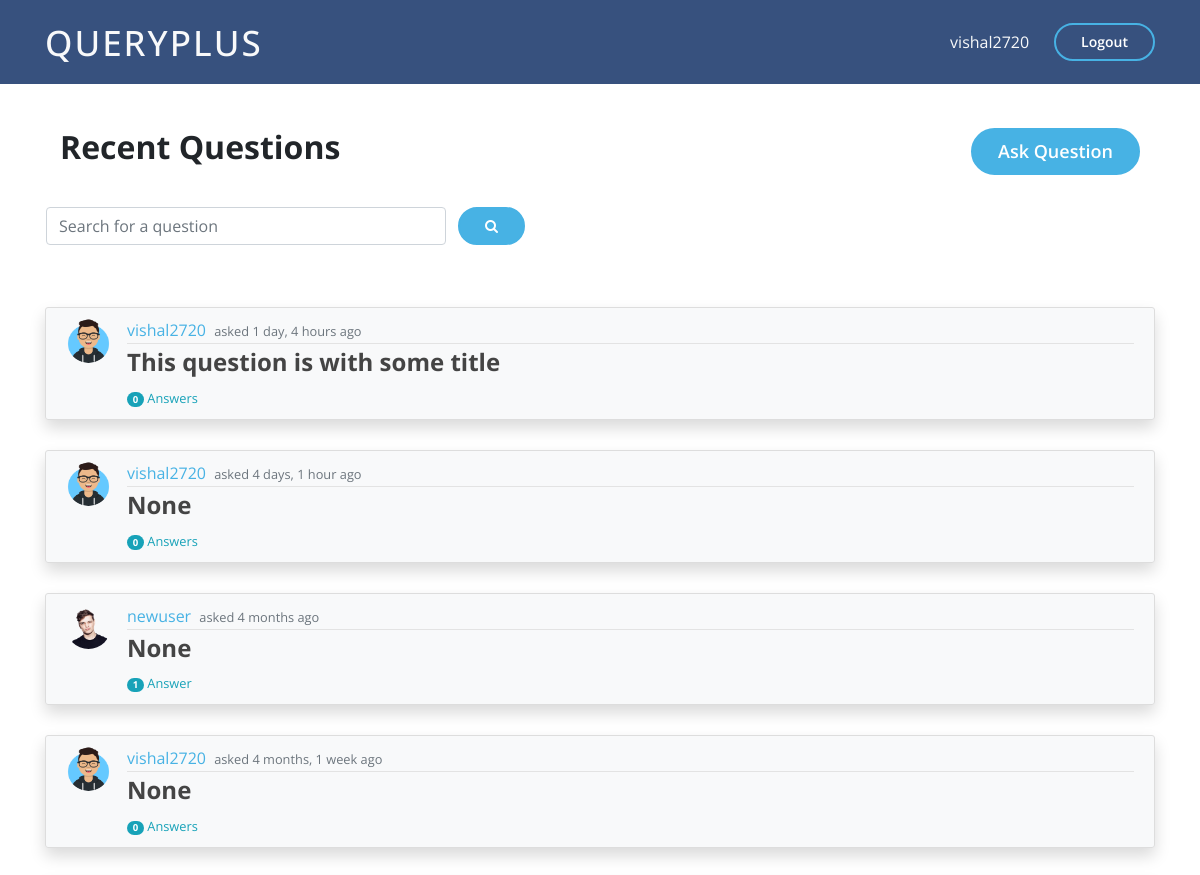
Before: / (signed in, upper part) with the older database file.
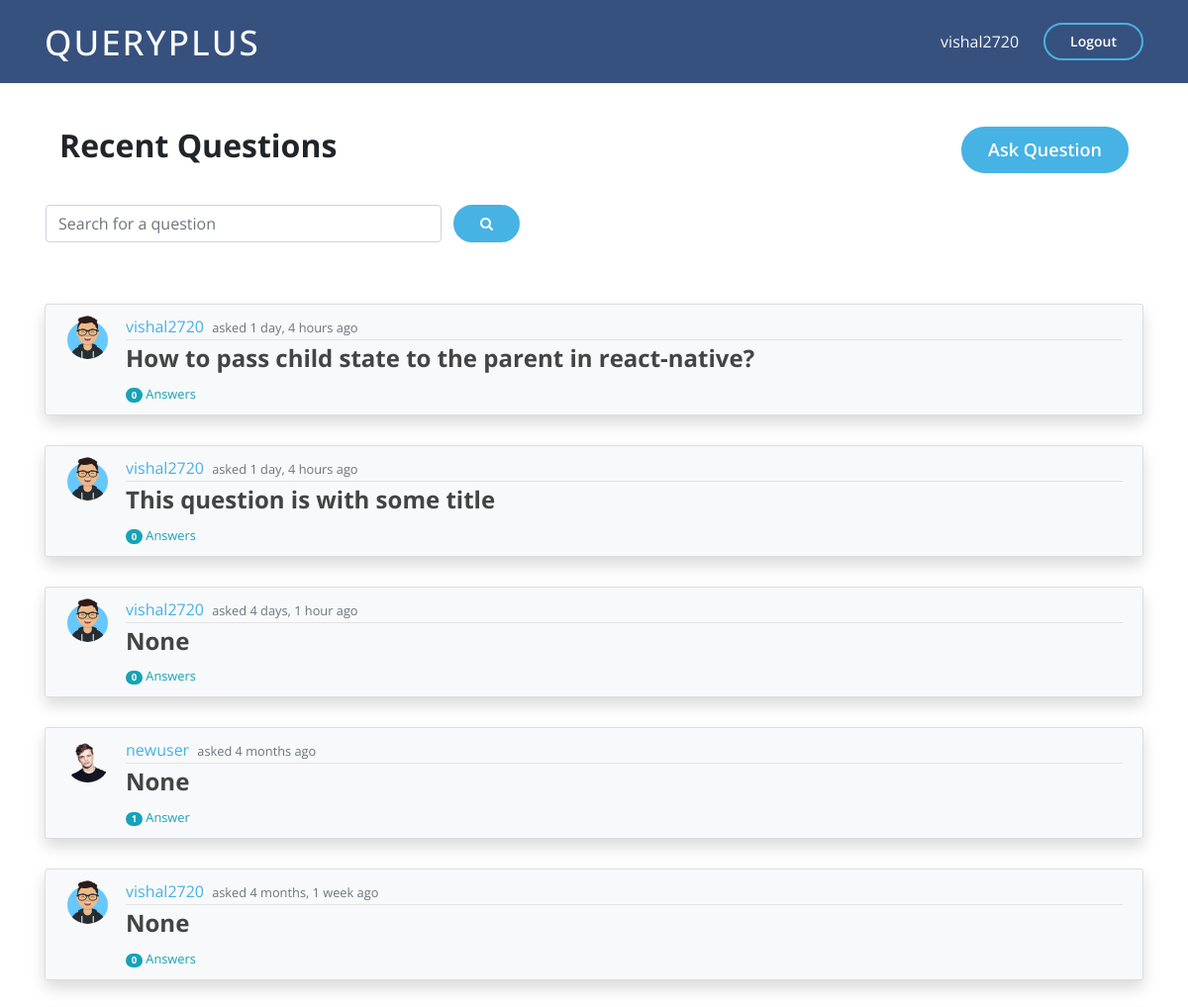
After: the same page with the newer database file.
### main_app/models.py (models this page shows, shortened)
class Question(models.Model):
    title = models.CharField(max_length=100, null=True)
    question = RichTextField()
    date_posted = models.DateTimeField(auto_now_add=True)
    author = models.ForeignKey(User, on_delete=models.CASCADE)
    upvotes = models.ManyToManyField(User, related_name='upvotes', blank=True)
    downvotes = models.ManyToManyField(User, related_name='downvotes', blank=True)

class Profile(models.Model):
    user = models.OneToOneField(User, on_delete=models.CASCADE)
    image = models.ImageField(default='default.jpg',upload_to='profile_pics')

### main_app/views.py (the view, shortened to what this page needs)
# urls.py: path('', QuestionListView.as_view(), name='home'),
class QuestionListView(ListView):
    model = Question
    template_name = 'main_app/home.html'
    context_object_name = 'questions'
    ordering = ['-date_posted']
    paginate_by = 10

### main_app/templates/main_app/home.html (shortened to what this page needs)
{% extends "main_app/base.html" %}
{% load static %}
{% load i18n %}
{% block content %}
  {% if user.is_authenticated %}
      <div class="container">
        <div class="container d-flex pt-5">
          <h2 class="mr-auto"> <b>Recent Questions</b> </h2>
          <a style="background-color:  #47b2e4; font-size: large;" href="{% url 'question-create' %}" class="get-started-btn py-2 text" type="submit">Ask Question</a>
        </div>
        <nav class="navbar navbar-light">
          <form class="form-inline" method="POST">
            <div class="row mt-4">
              <input class="form-control mr-sm-2" style="width: 400px;" type="search" placeholder="Search for a question" name="search" aria-label="Search">
              <button style="background-color:  #47b2e4;" class="get-started-btn ml-1 my-sm-0" type="submit"><i class="fa fa-search"></i></button>
            </div>
          </form>
        </nav>
        <br>
      </div>
      <section style="margin-bottom: 80px;">
        {% for q in questions %}
        <div class="container">
          <div class="shadow rounded">
            <article class="media content-section bg-light">
              <img class="rounded-circle article-img" src="{{ q.author.profile.image.url }}" alt="">
              <div class="media-body">
              <div class="article-metadata">
                  <a class="mr-1" href="{% url 'user-profile' q.author.username %}">{{ q.author }}</a>
                  <small class="text-muted">asked {{ q.date_posted|timesince }} ago</small>
              </div>
                <h4><a class="article-title" href="{% url 'question-detail' q.id %}"><b>{{ q.title|safe }}</b></a></h4>
              </div>
            </article>
          </div>
        </div>
      {% endfor %}
  </section>
  {% endif %}
{% endblock content %}

Changed rows visible on the page:
added Question: author.profile.image (picture), author "vishal2720", date_posted "1 day, 4 hours", title "How to pass child state to the parent in react-native?"
